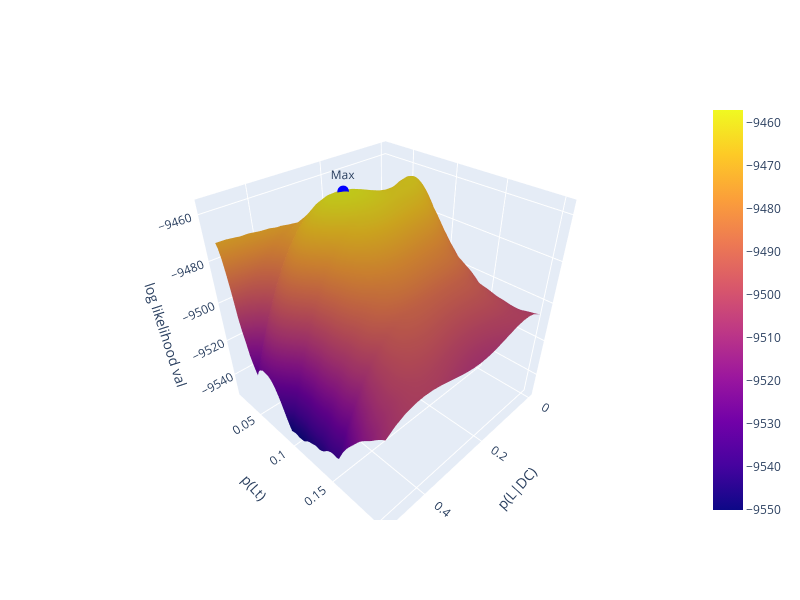

Write notebook code for a chart like this one.
### Markdown cell above
## Model D - 3 datasets removed from triplets data, 1 dataset removed from twins

### Code cell
table2 = np.array([
 
    [6917, 308,   411,   53,    18,    7],  # Chamberlain 1928
    [1842, 151,   140,   34,    5,     6],  # Rife 1940
    [6206, 669,   471,   125,   5,     1],  # Annett 1973
    [154,  11,    31,    9,     0,     0],  # Ferronato et al. 1947
    [232,  17,    41,    7,     3,     1],  # Mascie-Taylor (unpub, in McManus 1985)
    [1060, 144,   122,   46,    3,     4],  # Chaurasia & Groswani (unpub, in McManus 1985)
    [1656, 130,   170,   40,    4,     0],  # Annett 1978
    [303,  37,    45,    15,    0,     0],  # Carter-Saltzmann 1980
    [315,  68,    57,    16,    0,     0],   # Coren & Porac 1980
])


table3 = np.array([
[  58,   9,  np.nan,  np.nan,  np.nan,  np.nan,  14,   5,   np.nan,  np.nan,  np.nan,  np.nan,   0, 0,  np.nan,  np.nan,  np.nan,  np.nan],
[  211,  57, 3,       np.nan,  np.nan,  np.nan,  35,  16,   5,       np.nan,  np.nan,  np.nan,   0, 0,   1,      np.nan,  np.nan,  np.nan],
[  123,  63, 6,       0,       np.nan,  np.nan,  22,  24,   6,       1,       np.nan,  np.nan,   2, 1,   1,      0,       np.nan,  np.nan],
[  70,   39, 6,       1,       0,       np.nan,   8,   8,   7,       1,       0,       np.nan,   0, 0,   1,      0,       0,       np.nan],
[  9,    12, 6,       2,       0,       0,        1,   0,   0,       1,       0,       0,        1, 0,   0,      0,       0,            0],
[  134,  15, np.nan,  np.nan,  np.nan,  np.nan,  17,   9,   np.nan,  np.nan,  np.nan,  np.nan,   1, 0,   np.nan, np.nan,  np.nan,  np.nan],
[  91,   22, 2,       np.nan,  np.nan,  np.nan,  19,   3,   3,       np.nan,  np.nan,  np.nan,   0, 0,   0,      np.nan,  np.nan,  np.nan],
[  22,   7,  0,       2,       np.nan,  np.nan,   6,  11,   3,       0,       np.nan,  np.nan,   0, 0,   0,      0,       np.nan,  np.nan],
[  10,   5,  0,       0,       0,       np.nan,   3,   1,   0,       0,       0,       np.nan,   1, 0,   0,      0,       0,       np.nan],
[  4,    0,  0,       0,       0,       0,        0,   0,   0,       0,       0,       0,        0, 0,   0,      0,       0,            0],
[  74,   4,  np.nan,  np.nan,  np.nan,  np.nan,   6,   2,   np.nan,  np.nan,  np.nan,  np.nan,   0, 0,   np.nan, np.nan,  np.nan,  np.nan],
[  107,  18, 3,       np.nan,  np.nan,  np.nan,  11,   3,   0,       np.nan,  np.nan,  np.nan,   2, 0,   0,      np.nan,  np.nan,  np.nan],
[  81,   16, 4,       0,       np.nan,  np.nan,  16,   1,   0,       2,       np.nan,  np.nan,   0, 0,   0,      0,       np.nan,  np.nan],
[  31,   10, 1,       0,       0,       np.nan,   0,   0,   0,       2,       0,       np.nan,   0, 0,   0,      0,       0,       np.nan],
[  19,   7,  1,       1,       0,       0,        3,   2,   0,       0,       0,       0,        0, 0,   0,      0,       0,            0],
[  86,   4,  np.nan,  np.nan,  np.nan,  np.nan,   8,   1,   np.nan,  np.nan,  np.nan,  np.nan,   0, 0,   np.nan, np.nan,  np.nan,  np.nan],
[  100,  27, 0,       np.nan,  np.nan,  np.nan,   7,   5,   0,       np.nan,  np.nan,  np.nan,   0, 1,   0,      np.nan,  np.nan,  np.nan],
[  65,  11,  2,       0,       np.nan,  np.nan,   4,   3,   2,       0,       np.nan,  np.nan,   0, 1,   0,      0,       np.nan,  np.nan],
[  39,  11,  2,       0,       0,       np.nan,   2,   1,   0,       0,       0,       np.nan,   0, 0,   0,      0,       0,       np.nan],
[  13,   9,  1,       0,       0,       0,        0,   1,   0,       0,       0,       0,        0, 0,   0,      0,       0,            0]
]) 

table5_mono = np.array([
    [56,  13,   1], # Wilson & Jones (1932)
    [35,  6,    1], # Stocks (1933)
    [34,  13,   3], # Newman et al. (1937)
    [80,  38,   4], # Bouterwek (1938)
    [176, 41,   6], # Rife (1940)
    [72,  24,   7], # Thyss (1946)
    [261, 76,   6], # Rife (1950)
    [19,  12,   2], # Dechaume (1957)
    [199, 51,   9], # Zazzo (1960)
    [132, 46,   9], # Carter-Saltzmann et al. (1976)
    # [380, 123, 11], # Loehlin & Nichols (1976)
    [53,  19,   3], # Springer & Searleman (1978)
    [32,   9,   2]  # NCDS (unpublished)
])
table5_di = np.array([
    [97,  24,   2], # Wilson & Jones (1932)
    [76,  16,   2], # Stocks (1933)
    [39,  11,   0], # Newman et al. (1937)
    [23,  12,   0], # Bouterwek (1938)
    [104, 39,   3], # Rife (1940)
    [60,  24,   2], # Thyss (1946)
    [164, 45,   2], # Rife (1950)
    [21,  11,   1], # Dechaume (1957)
    [264, 69,   2], # Zazzo (1960)
    [115, 54,   7], # Carter-Saltzmann et al. (1976)
    # [261, 70,   2], # Loehlin & Nichols (1976)
    [35,  9,    3], # Springer & Searleman (1978)
    [66,  18,   4]  # NCDS (unpublished)
])

print("Model D")
tables = [table2, table3, table5_mono, table5_di]
type_list = [1,1,2,3]
rows_in_dataset_list = [1,5,1,1]

max_likelihood=run_model(tables, type_list, rows_in_dataset_list)

### Figure 1 — Plotly figure (JSON) as saved in the notebook; plotly's stock layout.template omitted (floating-point values rounded to 4 significant figures; data arrays with more than 128 entries replaced by an {"elided": "..."} marker saying what was removed)
{"data": [{"surfacecolor": {"elided": "21x74 float values"}, "type": "surface", "x": {"elided": "21x74 float values"}, "y": {"elided": "21x74 float values"}, "z": {"elided": "21x74 float values"}}, {"marker": {"color": "blue", "size": 4}, "mode": "markers+text", "text": ["Max"], "textposition": "top center", "type": "scatter3d", "x": [0.2559], "y": [0.06696], "z": [-9457.0]}], "layout": {"height": 600, "scene": {"xaxis": {"title": {"text": "p(L|DC)"}}, "yaxis": {"title": {"text": "p(Lt)"}}, "zaxis": {"title": {"text": "log likelihood val"}}}, "width": 800}}
